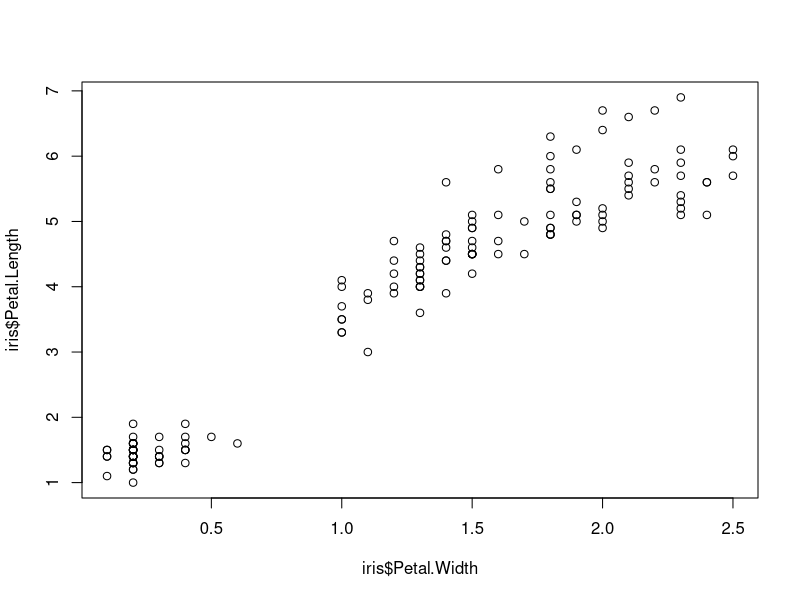
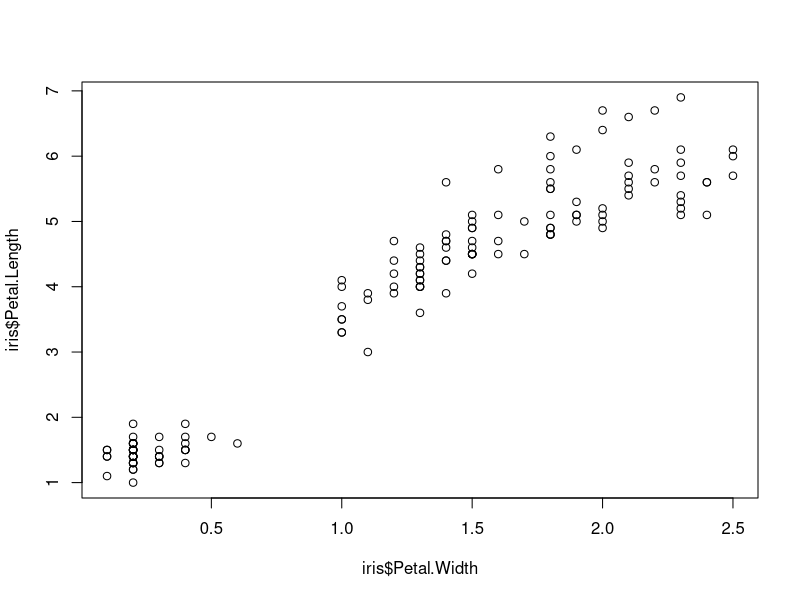
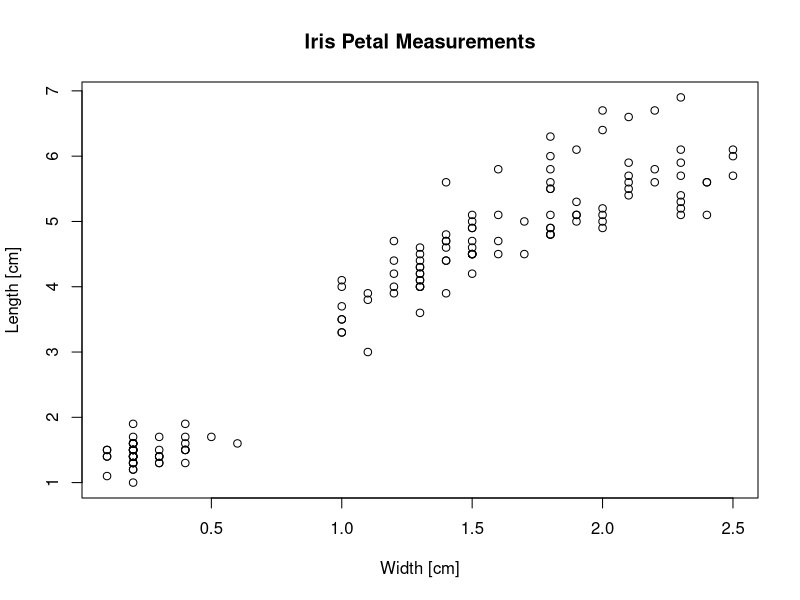
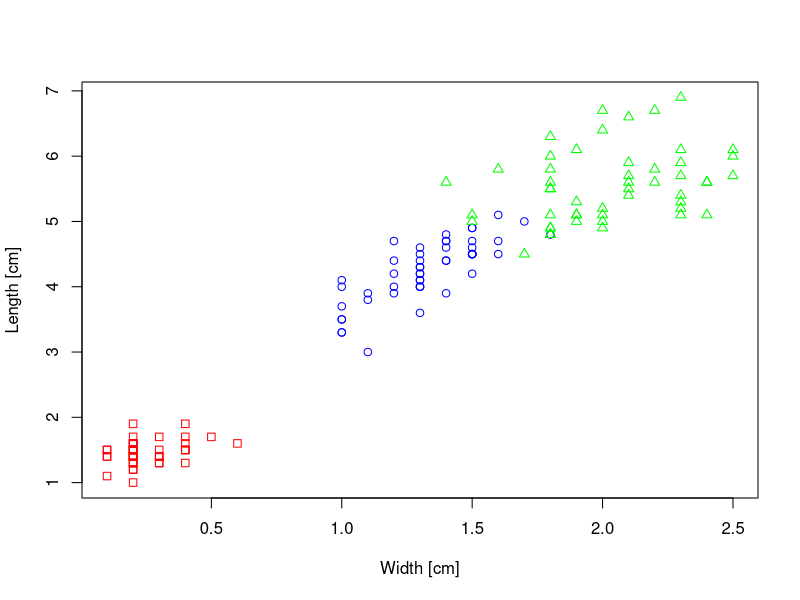
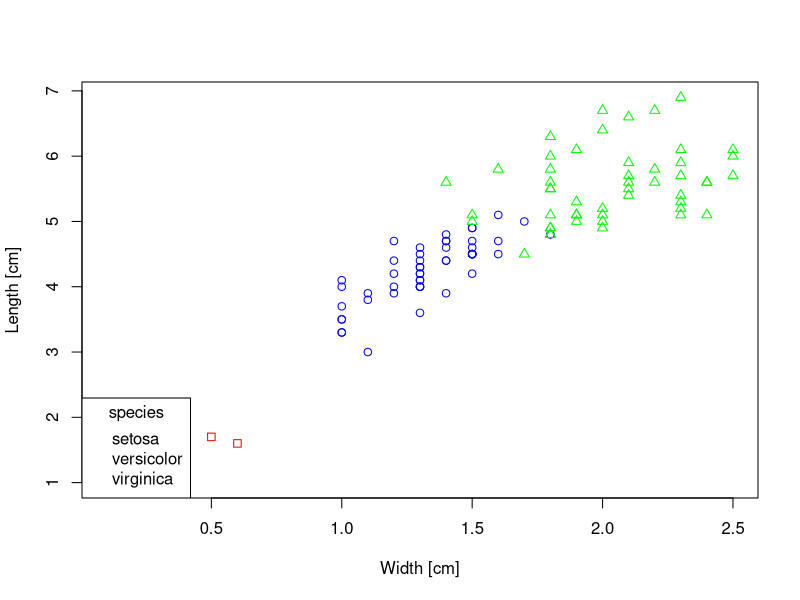
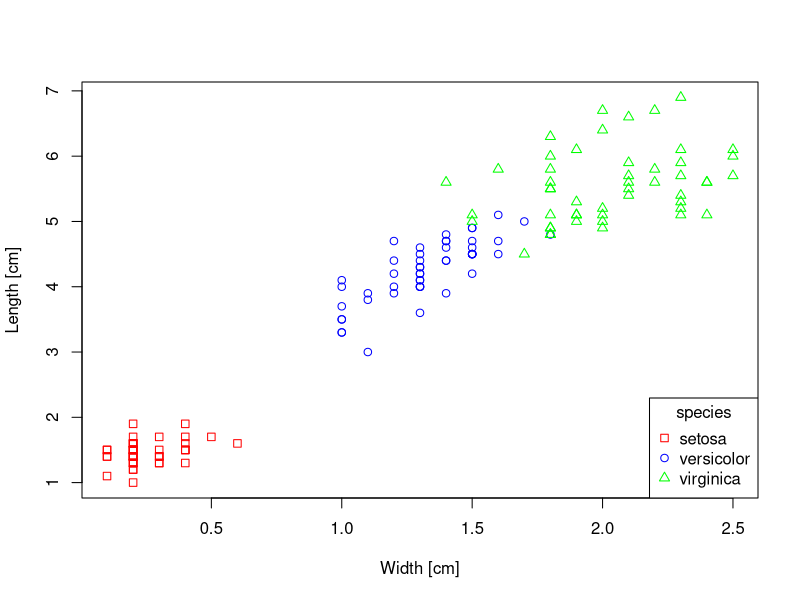
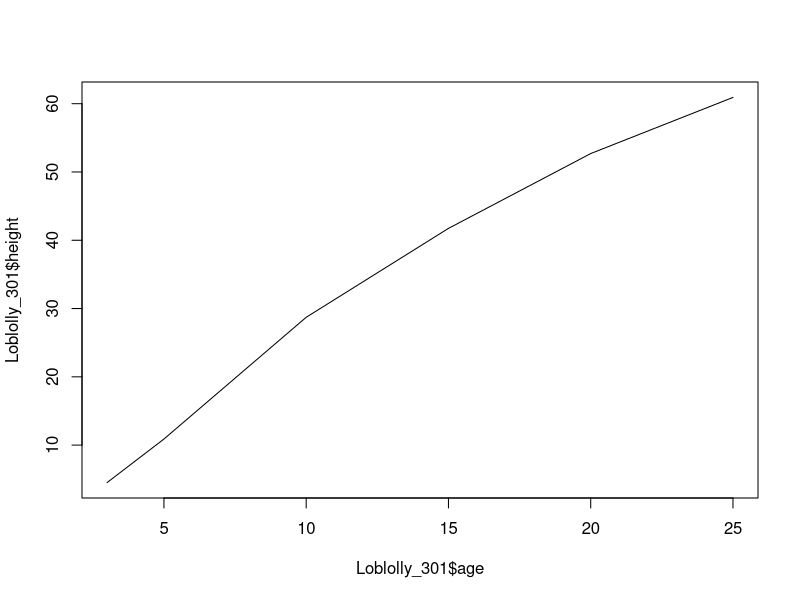
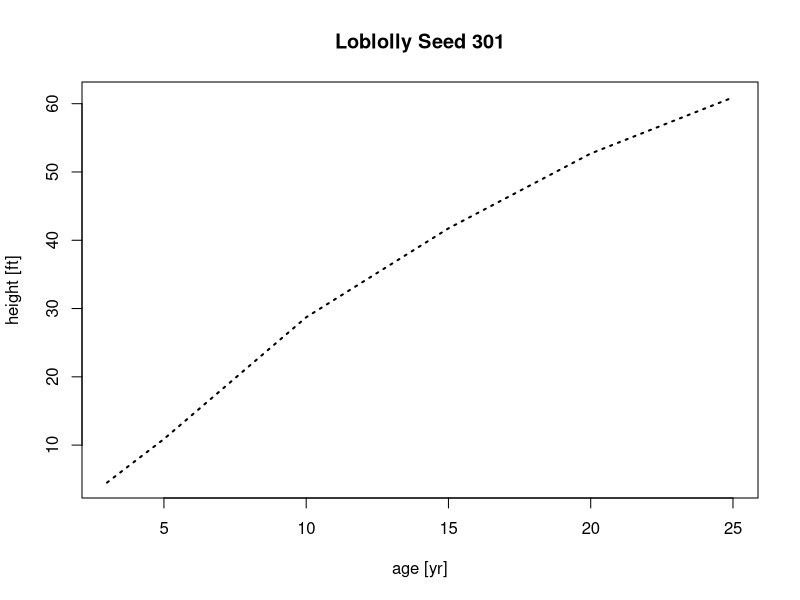

R code for these plots, in order:
## ---- chunk 1
data(iris)
str(iris)
## ---- chunk 2
plot(x = iris$Petal.Width, y = iris$Petal.Length)
## ---- chunk 3
plot(iris$Petal.Length ~ iris$Petal.Width)
## ---- chunk 4
plot(iris$Petal.Length ~ iris$Petal.Width,
     xlab = "Width [cm]", # x axis title
     ylab = "Length [cm]", # y axis title
     main = "Iris Petal Measurements") # plot title
## ---- chunk 5
plot(iris$Petal.Length ~ iris$Petal.Width,
     ylab = "Length [cm]", xlab = "Width [cm]",
     col = c("red", "blue", "green")[iris$Species], # change color
     pch = c(0, 1, 2)[iris$Species] # change plotting character
     )
## ---- chunk 6
# Creating the plot
plot(iris$Petal.Length ~ iris$Petal.Width,
     ylab = "Length [cm]", xlab = "Width [cm]",
     col = c("red", "blue", "green")[iris$Species], # change color
     pch = c(0, 1, 2)[iris$Species] # change plotting character
) # end of the plot() function

# Creating the legend
legend("bottomleft", # location 
       legend = levels(iris$Species), # legend text
       title = "species") # legend title
## ---- chunk 7
# Creating the plot
plot(iris$Petal.Length ~ iris$Petal.Width,
     ylab = "Length [cm]", xlab = "Width [cm]",
     col = c("red", "blue", "green")[iris$Species], # change color
     pch = c(0, 1, 2)[iris$Species] # change plotting character
  ) # end of the plot() function

# Creating the legend
legend("bottomright", # location 
       legend = levels(iris$Species), # legend text
       col = c("red", "blue", "green"), # colors
       pch = c(0, 1, 2), # plotting characters
       title = "species") # legend title
## ---- chunk 8
data(Loblolly)
head(Loblolly)
## ---- chunk 9
Loblolly_301 <- Loblolly[Loblolly$Seed == 301, ]
## ---- chunk 10
plot(Loblolly_301$age, Loblolly_301$height, type = "l")
## ---- chunk 11
plot(Loblolly_301$age,
     Loblolly_301$height,
     type = "l",
     ylab = "height [ft]",
     xlab = "age [yr]",
     main = "Loblolly Seed 301",
     lwd = 2, # make line bolder
     lty = "dotted" # plot dotted line
     )
## ---- chunk 12
# Boxplot of Sepal Length of different Iris Species

boxplot(iris$Sepal.Length ~ iris$Species)
## ---- chunk 13
boxplot(iris$Sepal.Length ~ iris$Species,
        xlab = "Species",
        ylab = "Sepal Length [cm]",
        names = c("iris setosa",
                  "iris versicolor",
                  "iris virginica"), # change names beneath each box
        col = "#204C14", # fill color of boxplot
        border = "grey6" # border color
)
## ---- chunk 14
hist(iris$Sepal.Length)
## ---- chunk 15
hist(iris$Sepal.Length, freq = F)
## ---- chunk 16
# Creating basic plot
plot(Loblolly$height ~ Loblolly$age,
     xlab = "age [years]", ylab = "height [feet]")

# add vertical line at x = 15
abline(v = 15, col = "red")

# add horizontal line at y = 30
abline(h = 30, col = "blue")

# add line with slope = 2, intercept = 0
abline(a = 0, b = 2, col = "green")
## ---- chunk 17
plot(iris$Sepal.Width ~ iris$Sepal.Length,
     xlab = "Length [cm]", ylab = "Width [cm]",
     xlim = c(0, 8), ylim = c(0, 5)) # change y axis limits

# add petal width & length as red points
points(iris$Petal.Width ~ iris$Petal.Length,
       col = "red")
## ---- chunk 18
plot(Loblolly$height ~ Loblolly$age,
     xlab = "age [yr]",
     ylab = "height [ft]")

curve(expr = 50/(1 + exp(0.35*(10 - x))), # function to be plotted
      from = 1, to = 25, # start and end point
      add = T) # add functio to plot
## ---- chunk 19
# plot a simple quadratic equation
curve(expr = x**2, from = -10, to = 10)
## ---- chunk 20
# open png graphics device
png(filename = "curve.png", # filename
    width = 15, height = 15, units = "cm", # set plot dimension in cm
    res = 100) # resolution (ppi) 

# create plot
curve(expr = x**2, from = -10, to = 10)

# turn off graphics device
dev.off()
